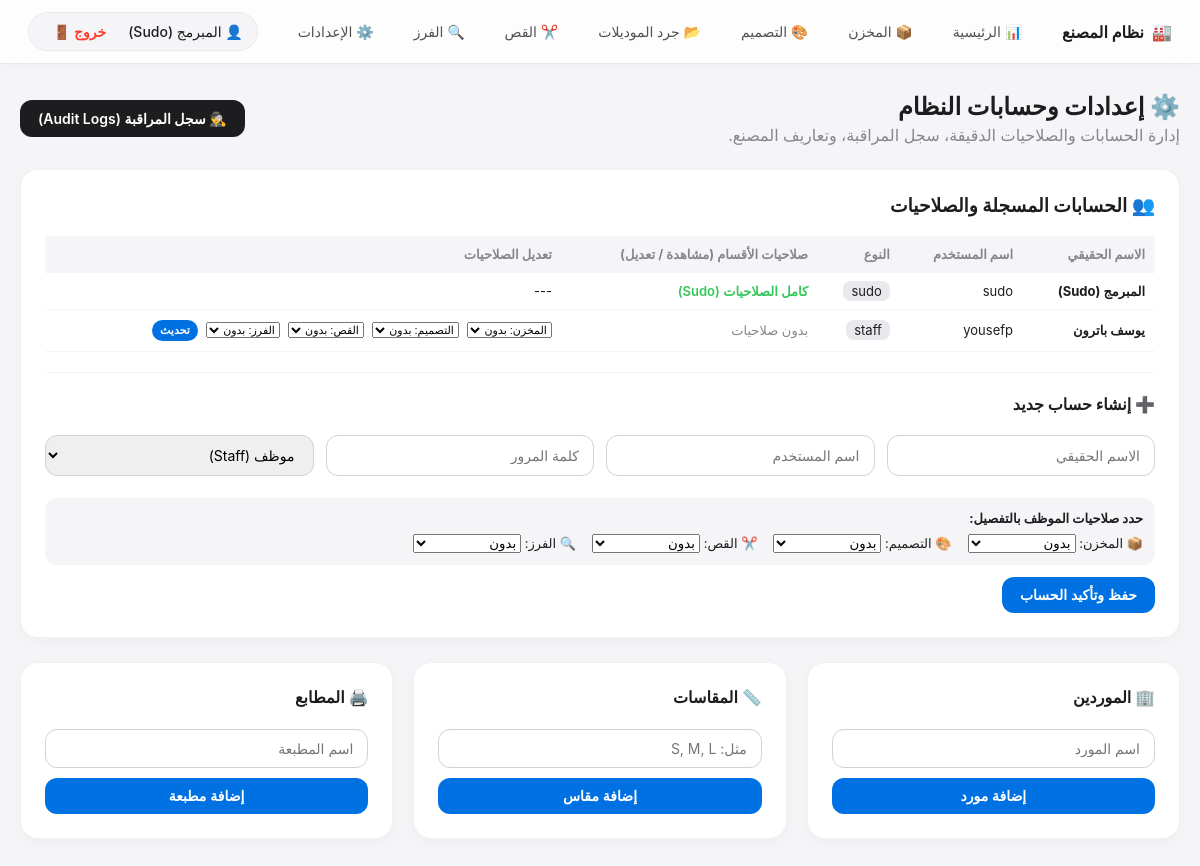
/settings/ (signed in), run on an earlier commit of the app's database.
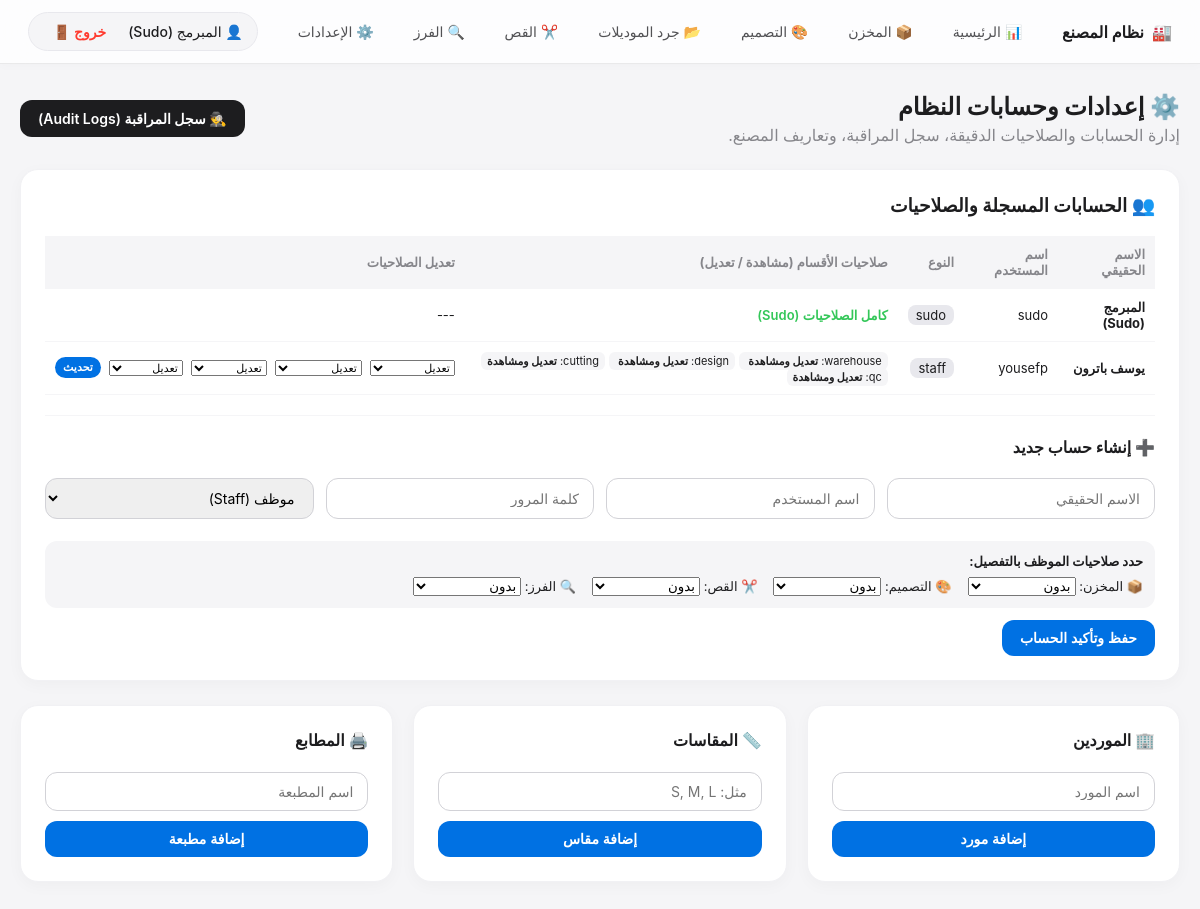
And on a later commit of the database.
### app/models.py (models this page shows)
class User(db.Model):
    id = db.Column(db.Integer, primary_key=True)
    real_name = db.Column(db.String(100), nullable=False)
    username = db.Column(db.String(50), unique=True, nullable=False)
    password = db.Column(db.String(200), nullable=False)
    role = db.Column(db.String(20), nullable=False, default='staff')
    permissions = db.Column(db.Text, nullable=True)
    last_active = db.Column(db.DateTime, nullable=True)
    is_deleted = db.Column(db.Boolean, default=False)

### app/settings/routes.py (the view)
@settings_bp.route('/')
def index():
    if session.get('role') != 'sudo':
        return "غير مصرح لك بالوصول للإعدادات", 403
    suppliers = Supplier.query.all()
    sizes = SizeDef.query.all()
    printshops = PrintShop.query.all()
    users = User.query.filter_by(is_deleted=False).all()
    for u in users:
        try:
            u.parsed_perms = json.loads(u.permissions) if u.permissions else {}
        except:
            u.parsed_perms = {}
    return render_template('settings/index.html', suppliers=suppliers, sizes=sizes, printshops=printshops, users=users)

### app/templates/settings/index.html (shortened to what the changed rows need)
{% extends 'base.html' %}
{% block content %}
<div style="display: flex; justify-content: space-between; align-items: center; margin-bottom: 24px;">
    <div>
        <h2 style="margin: 0 0 4px 0; font-weight: 700;">⚙️ إعدادات وحسابات النظام</h2>
    </div>
</div>
<div class="apple-card">
    <table class="perm-table">
        <thead>
            <tr>
                <th>الاسم الحقيقي</th>
                <th>اسم المستخدم</th>
                <th>النوع</th>
                <th>صلاحيات الأقسام (مشاهدة / تعديل)</th>
                <th>تعديل الصلاحيات</th>
            </tr>
        </thead>
        <tbody>
            {% for u in users %}
            <tr>
                <td><strong>{{ u.real_name }}</strong></td>
                <td>{{ u.username }}</td>
                <td><span style="background: #e8e8ed; padding: 2px 8px; border-radius: 8px;">{{ u.role }}</span></td>
                <td>
                    {% if u.role == 'sudo' %}
                        <span style="color: #34c759; font-weight: 600;">كامل الصلاحيات (Sudo)</span>
                    {% elif u.role == 'owner' %}
                        <span style="color: #0071e3; font-weight: 600;">مشاهدة فقط لجميع الأقسام</span>
                    {% else %}
                        {% for sec, ptype in u.parsed_perms.items() %}
                            <span style="font-size: 11px; background: #f5f5f7; padding: 2px 6px; border-radius: 6px; margin-left: 4px;">
                                {{ sec }}: <strong>{% if ptype == 'edit' %}تعديل ومشاهدة{% else %}مشاهدة فقط{% endif %}</strong>
                            </span>
                        {% else %}
                            <span style="color: #86868b;">بدون صلاحيات</span>
                        {% endfor %}
                    {% endif %}
                </td>
                <td>
                    {% if u.role == 'staff' %}
                    <form action="/settings/edit_user_permissions/{{ u.id }}" method="POST" style="display: flex; gap: 8px; align-items: center;">
                        <select name="perm_warehouse" style="font-size: 11px;"><option value="">المخزن: بدون</option><option value="edit" {% if u.parsed_perms.get('warehouse')=='edit' %}selected{% endif %}>تعديل</option></select>
                        <select name="perm_design" style="font-size: 11px;"><option value="">التصميم: بدون</option><option value="edit" {% if u.parsed_perms.get('design')=='edit' %}selected{% endif %}>تعديل</option></select>
                        <select name="perm_cutting" style="font-size: 11px;"><option value="">القص: بدون</option><option value="edit" {% if u.parsed_perms.get('cutting')=='edit' %}selected{% endif %}>تعديل</option></select>
                        <select name="perm_qc" style="font-size: 11px;"><option value="">الفرز: بدون</option><option value="edit" {% if u.parsed_perms.get('qc')=='edit' %}selected{% endif %}>تعديل</option></select>
                        <button type="submit" class="apple-btn" style="padding: 4px 8px; font-size: 11px;">تحديث</button>
                    </form>
                    {% else %}
                        ---
                    {% endif %}
                </td>
            </tr>
            {% endfor %}
        </tbody>
    </table>
</div>
{% endblock %}

What changed in the data, as far as the page shows it:
changed User "يوسف باترون": perm_warehouse "المخزن: بدون" → "تعديل"; perm_design "التصميم: بدون" → "تعديل"; perm_cutting "القص: بدون" → "تعديل"; perm_qc "الفرز: بدون" → "تعديل"; no longer shows "بدون صلاحيات"
Also different on the page:
new list line: "warehouse : تعديل ومشاهدة"
new list line: "design : تعديل ومشاهدة"
new list line: "cutting : تعديل ومشاهدة"
new list line: "qc : تعديل ومشاهدة"
